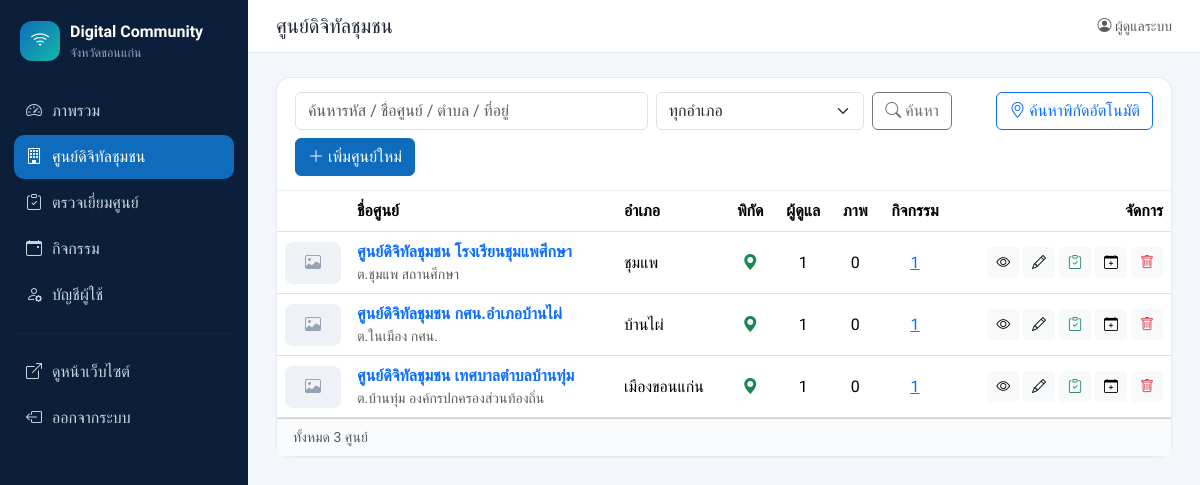
/admin/centers.php (signed in), run on the app's committed database.
### tables this page shows
CREATE TABLE IF NOT EXISTS centers (
  id            INT UNSIGNED AUTO_INCREMENT PRIMARY KEY,
  code          VARCHAR(30)  NULL,                   
  name          VARCHAR(255) NOT NULL,
  center_type   VARCHAR(100) NOT NULL DEFAULT '',    
  house_no      VARCHAR(30)  NOT NULL DEFAULT '',    
  moo           VARCHAR(10)  NOT NULL DEFAULT '',    
  address       VARCHAR(255) NOT NULL DEFAULT '',    
  village       VARCHAR(100) NOT NULL DEFAULT '',
  subdistrict   VARCHAR(100) NOT NULL DEFAULT '',
  district      VARCHAR(100) NOT NULL DEFAULT '',
  province      VARCHAR(100) NOT NULL DEFAULT 'ขอนแก่น',
  postcode      VARCHAR(10)  NOT NULL DEFAULT '',
  lat           DECIMAL(10,7) NULL,
  lng           DECIMAL(10,7) NULL,
  phone         VARCHAR(50)  NOT NULL DEFAULT '',
  email         VARCHAR(150) NOT NULL DEFAULT '',
  facebook      VARCHAR(255) NOT NULL DEFAULT '',
  open_hours    VARCHAR(150) NOT NULL DEFAULT '',
  services      TEXT NULL,                           
  description   TEXT NULL,
  cover_image   VARCHAR(255) NOT NULL DEFAULT '',
  is_active     TINYINT(1)   NOT NULL DEFAULT 1,
  created_at    DATETIME     NOT NULL DEFAULT CURRENT_TIMESTAMP,
  updated_at    DATETIME     NOT NULL DEFAULT CURRENT_TIMESTAMP ON UPDATE CURRENT_TIMESTAMP,
  UNIQUE KEY uq_code (code),
  KEY idx_district (district)
);

### includes/functions.php (called while the page is built, shortened)
<?php
function h($s): string
{
    return htmlspecialchars((string)$s, ENT_QUOTES, 'UTF-8');
}

### admin/centers.php (the view, shortened to what this page needs)
<?php
require_once __DIR__ . '/../includes/functions.php';
$pdo = db();
$q = trim($_GET['q'] ?? '');
$where = [];
$params = [];
$sql = "SELECT c.*,
          (SELECT COUNT(*) FROM center_staff s WHERE s.center_id = c.id) AS staff_count,
          (SELECT COUNT(*) FROM center_images i WHERE i.center_id = c.id) AS image_count,
          (SELECT COUNT(*) FROM activities a WHERE a.center_id = c.id) AS activity_count
        FROM centers c" . ($where ? ' WHERE ' . implode(' AND ', $where) : '') . ' ORDER BY c.district, c.name';
$st = $pdo->prepare($sql);
$st->execute($params);
$rows = $st->fetchAll();
require __DIR__ . '/partials/header.php';
?>
<div class="card">
  <div class="card-header">
    <form class="row g-2 align-items-center">
      <div class="col-md-5"><input name="q" class="form-control" placeholder="ค้นหารหัส / ชื่อศูนย์ / ตำบล / ที่อยู่" value="<?= h($q) ?>"></div>
      <div class="col-md-3">
        <select name="district" class="form-select">
          <option value="">ทุกอำเภอ</option>
        </select>
      </div>
      <div class="col-auto"><button class="btn btn-outline-secondary"><i class="bi bi-search"></i> ค้นหา</button></div>
      <div class="col-auto ms-auto"><a href="geocode.php" class="btn btn-outline-primary"><i class="bi bi-geo-alt"></i> ค้นหาพิกัดอัตโนมัติ</a></div>
      <div class="col-auto"><a href="center_form.php" class="btn btn-primary"><i class="bi bi-plus-lg"></i> เพิ่มศูนย์ใหม่</a></div>
    </form>
  </div>
  <div class="table-responsive">
    <table class="table table-hover align-middle mb-0">
      <thead><tr><th style="width:72px"></th><th>ชื่อศูนย์</th><th>อำเภอ</th><th class="text-center">พิกัด</th>
        <th class="text-center">ผู้ดูแล</th><th class="text-center">ภาพ</th><th class="text-center">กิจกรรม</th><th class="text-end">จัดการ</th></tr></thead>
      <tbody>
      <?php foreach ($rows as $r): ?>
        <tr class="<?= $r['is_active'] ? '' : 'table-secondary' ?>">
          <td><?php if ($r['cover_image']): ?><img src="../<?= h(upload_url($r['cover_image'])) ?>" class="thumb" alt=""><?php else: ?><span class="thumb thumb-empty"><i class="bi bi-image"></i></span><?php endif; ?></td>
          <td><a href="center_form.php?id=<?= (int)$r['id'] ?>" class="fw-semibold text-decoration-none"><?= h($r['name']) ?></a>
            <div class="small text-muted"><?= $r['code'] ? '<span class="badge text-bg-light border">' . h($r['code']) . '</span> ' : '' ?><?= h(trim('ต.' . $r['subdistrict'] . ' ' . $r['center_type'])) ?></div></td>
          <td><?= h($r['district']) ?></td>
          <td class="text-center"><?= $r['lat'] !== null && $r['lng'] !== null ? '<i class="bi bi-geo-alt-fill text-success" title="' . h($r['lat'] . ', ' . $r['lng']) . '"></i>' : '<i class="bi bi-geo-alt text-danger" title="ยังไม่ระบุพิกัด"></i>' ?></td>
          <td class="text-center"><?= (int)$r['staff_count'] ?></td>
          <td class="text-center"><?= (int)$r['image_count'] ?></td>
          <td class="text-center"><a href="activities.php?center_id=<?= (int)$r['id'] ?>"><?= (int)$r['activity_count'] ?></a></td>
          <td class="text-end text-nowrap">
            <a href="../center.html?id=<?= (int)$r['id'] ?>" target="_blank" class="btn btn-sm btn-light" title="ดูหน้าเว็บ"><i class="bi bi-eye"></i></a>
            <a href="center_form.php?id=<?= (int)$r['id'] ?>" class="btn btn-sm btn-light" title="แก้ไข"><i class="bi bi-pencil"></i></a>
            <a href="visit_form.php?center_id=<?= (int)$r['id'] ?>" class="btn btn-sm btn-light text-success" title="ตรวจเยี่ยม"><i class="bi bi-clipboard-check"></i></a>
            <a href="activity_form.php?center_id=<?= (int)$r['id'] ?>" class="btn btn-sm btn-light" title="เพิ่มกิจกรรม"><i class="bi bi-calendar-plus"></i></a>
            <form method="post" class="d-inline" data-confirm="ลบศูนย์ &quot;<?= h($r['name']) ?>&quot; รวมถึงผู้ดูแล ภาพ และกิจกรรมทั้งหมด?">
              <button class="btn btn-sm btn-light text-danger" title="ลบ"><i class="bi bi-trash"></i></button>
            </form>
          </td>
        </tr>
      <?php endforeach; ?>
      </tbody>
    </table>
  </div>
  <div class="card-footer small text-muted">ทั้งหมด <?= count($rows) ?> ศูนย์</div>
</div>
<?php require __DIR__ . '/partials/footer.php'; ?>

### assets/css/admin.css (style rules this page uses)
:root { --brand:#0f6cbd;--brand-2:#14b8a6;--ink:#1f2937;--side:#0b1f3a }
body { font-family:'Sarabun',system-ui,sans-serif;background:#f3f6fa;color:var(--ink) }
h1,h2,h3,h4,h5,.brand,.stat-num,.btn,.card-header { font-family:'Prompt','Sarabun',sans-serif }
.card { border:1px solid #e5e9f0;border-radius:14px;box-shadow:0 1px 2px rgba(15,23,42,.04) }
.card-header { background:#fff;border-bottom:1px solid #eef1f5;padding:14px 18px;border-radius:14px 14px 0 0!important }
.card-footer { background:#fafbfd }
.btn-primary { background:var(--brand);border-color:var(--brand) }
.thumb { width:56px;height:42px;object-fit:cover;border-radius:8px;display:inline-grid;place-items:center }
.thumb-empty { background:#eef2f7;color:#94a3b8 }

### data on the page
centers: name "ศูนย์ดิจิทัลชุมชน โรงเรียนชุมแพศึกษา", subdistrict+center_type "ต.ชุมแพ สถานศึกษา", district "ชุมแพ", staff_count "1", image_count "0", activity_count "1"
centers: name "ศูนย์ดิจิทัลชุมชน กศน.อำเภอบ้านไผ่", subdistrict+center_type "ต.ในเมือง กศน.", district "บ้านไผ่", staff_count "1", image_count "0", activity_count "1"
centers: name "ศูนย์ดิจิทัลชุมชน เทศบาลตำบลบ้านทุ่ม", subdistrict+center_type "ต.บ้านทุ่ม องค์กรปกครองส่วนท้องถิ่น", district "เมืองขอนแก่น", staff_count "1", image_count "0", activity_count "1"

### other printed values
PROVINCE "ขอนแก่น"
$label "ภาพรวม"
$label "ศูนย์ดิจิทัลชุมชน"
$label "ตรวจเยี่ยมศูนย์"
$label "กิจกรรม"
$label "บัญชีผู้ใช้"
$pageTitle "ศูนย์ดิจิทัลชุมชน"
$user['fullname'] ?: $user['username'] "ผู้ดูแลระบบ"
count($rows) "3"
